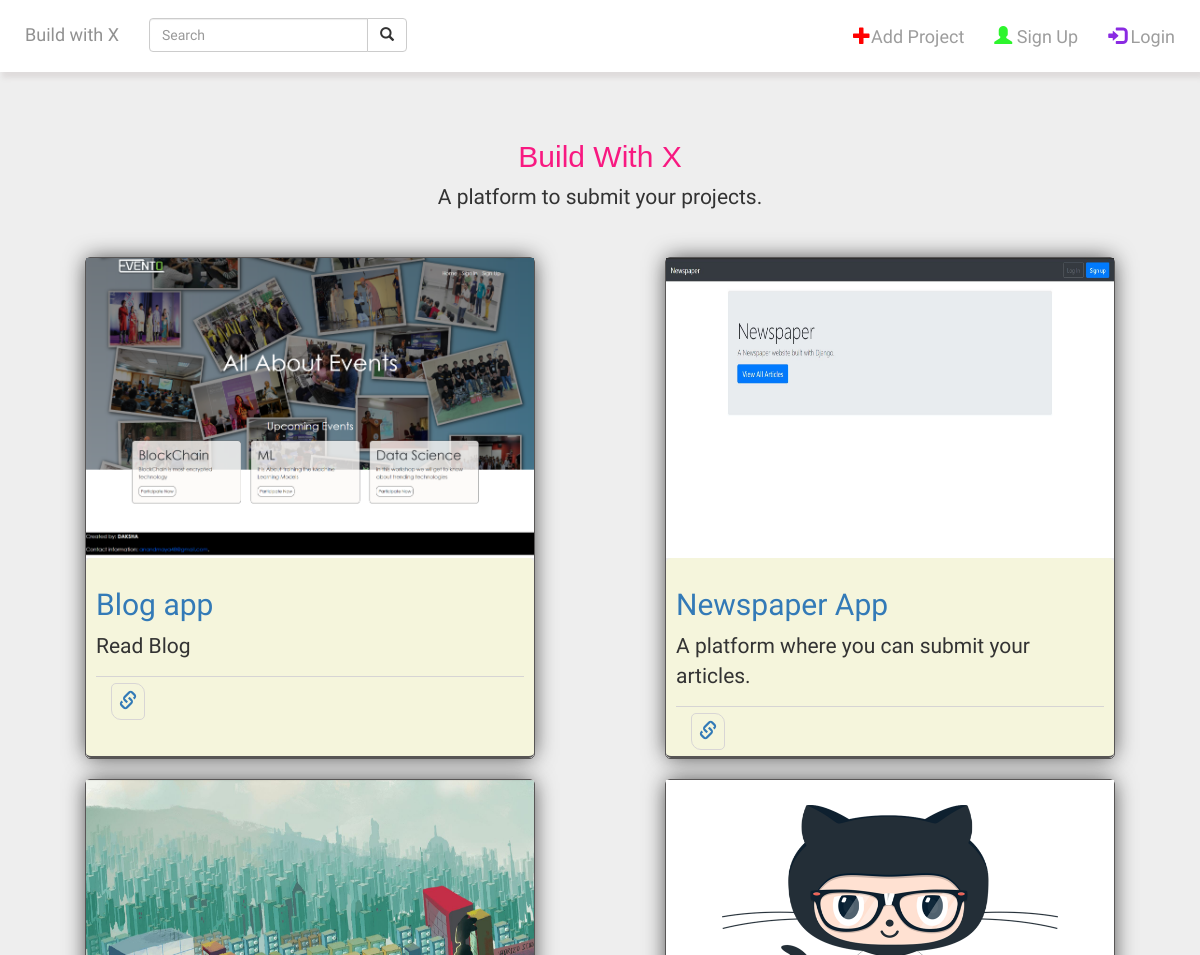
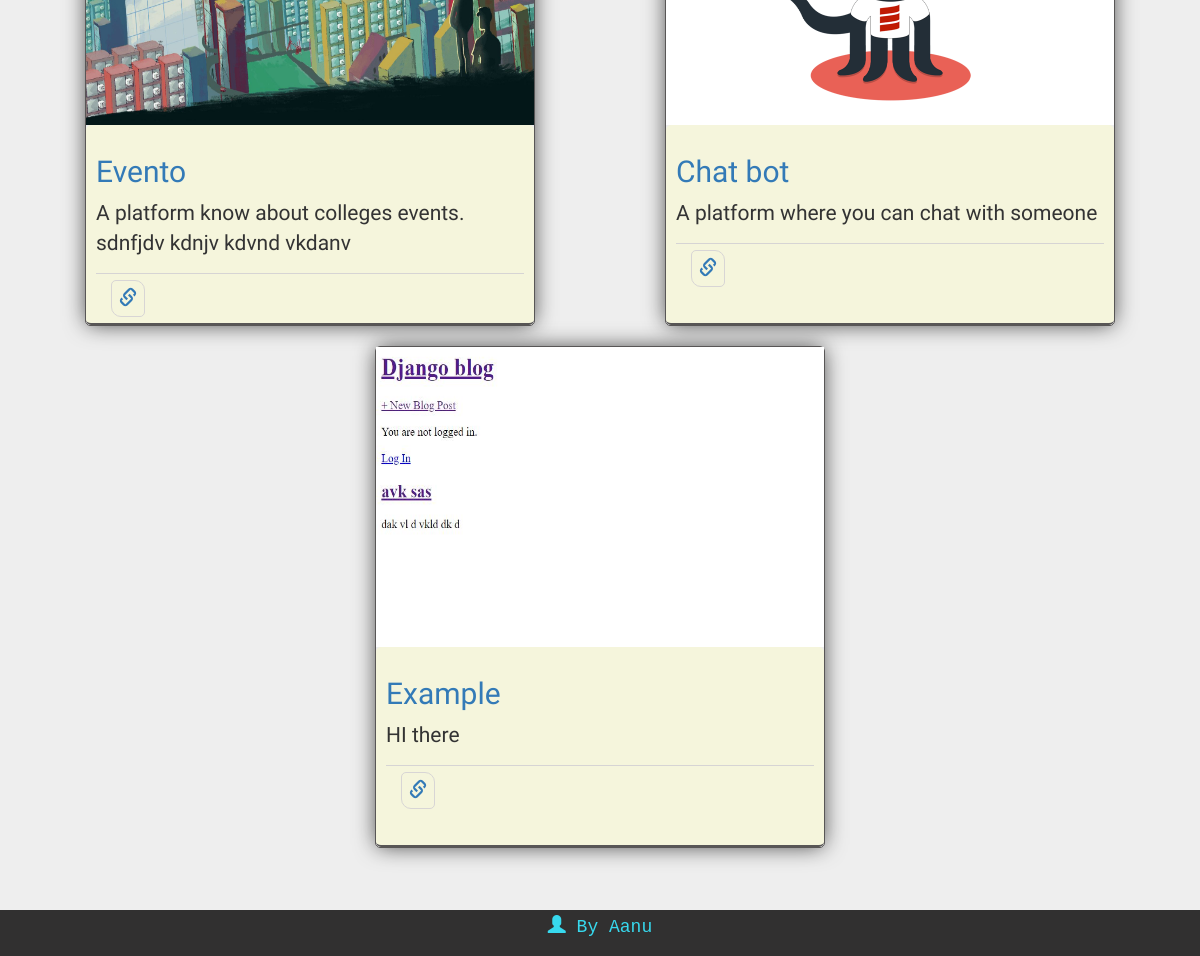
Before: / with the older database file (2 pictures, top to bottom).
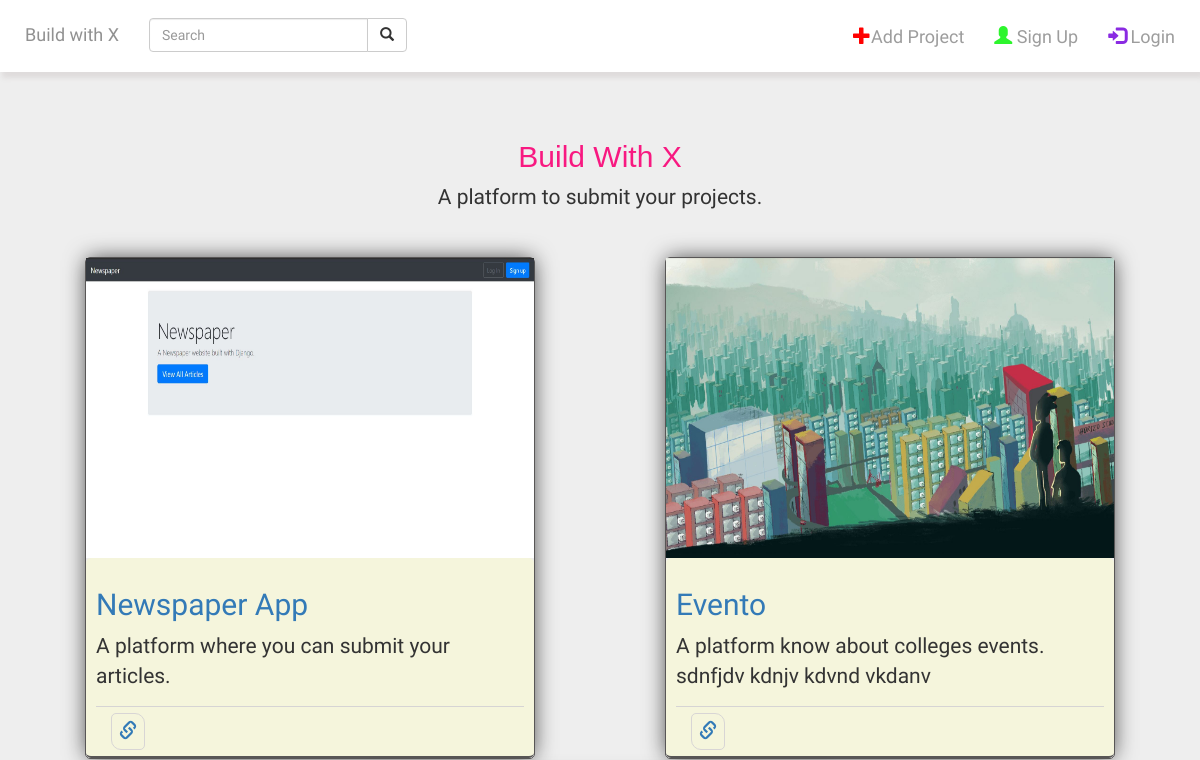
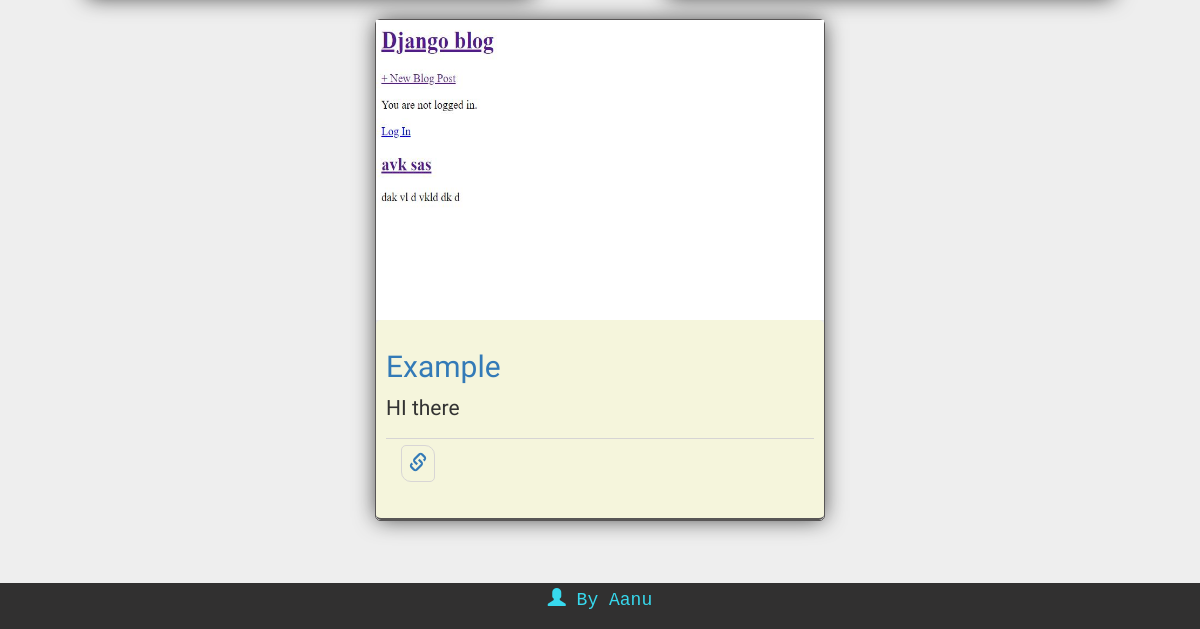
After: the same page with the newer database file (2 pictures, top to bottom).
### projects/models.py (models this page shows, shortened)
class Project(models.Model):
    project_name = models.CharField(max_length=50)
    description = models.CharField(max_length=150)
    build_with = models.ManyToManyField('Framework')
    url = models.URLField(max_length=200, null=True)
    website_image = models.ImageField(upload_to= 'img/', height_field=None, width_field=None, max_length=100, null=True)
    user = models.ForeignKey(get_user_model(), on_delete=models.CASCADE, related_name='profileuser', null=True)
    date = models.DateTimeField(auto_now_add=True)
    user_type = models.CharField(max_length=25,choices=types, null=True)

### projects/views.py (the view)
# urls.py: path('', HomeView.as_view(), name='home'),
class HomeView(ListView):
    template_name = 'home.html'
    model = Project
    def get_queryset(self):
        search_tag = self.request.GET.get('search','')
        return Project.objects.filter(project_name__contains=search_tag)

### templates/home.html (shortened to what this page needs)
{% extends 'base.html' %}
{% block search %}
<form class="navbar-form navbar-left">
    <div class="input-group">
        <input type="text" class="form-control" placeholder="Search" name="search">
        <div class="input-group-btn">
            <button class="btn btn-default" type="submit">
                <i class="glyphicon glyphicon-search"></i>
            </button>
        </div>
    </div>
</form>
{% endblock search %}
{% block content %}
<div class="jumbotron home">
    <div style="display:flex;align-items: center;flex-direction: column;">
    <h2  class="id1 display-4">Build With X </h2>
    <p class="lead">A platform to submit your projects.</p>
    </div>
    <div style="display:flex; flex-wrap:wrap; margin: 20px; justify-content:space-around;">
    {% for project in object_list %}
        <div class="id3" style="margin: 10px;">
            <a href="{{ project.url }} " target="_blank">
                <img src="{{ project.website_image.url }}" style="height:300px;width:100%;max-width:450px;" alt="error_img">
            </a>
            <div class="id2">
                <a href="{{ project.url }}" target="_blank"><h2> {{ project.project_name }}</h2></a>
                <p>{{ project.description }}</p>
                <div class="id4">
                    <a href="{{ project.url }}" target="_blank" class="id5"><i class="glyphicon glyphicon-link"></i></a>
                </div>
            </div>
        </div>
    {% endfor %}
    </div>
</div>
{% endblock content %}

### templates/base.html (shortened to what this page needs)
{% load static %}
<!DOCTYPE html>
<html>
<head>
    <link rel="stylesheet" href="https://maxcdn.bootstrapcdn.com/bootstrap/3.4.1/css/bootstrap.min.css">
    <link href="{% static 'css/base.css' %}" rel="stylesheet">
</head>
<body>
    <nav class="navbar navbar-inverse mynav">
        <div class="container-fluid">
            <div class="navbar-header build">
                <a class="navbar-brand" id="buildname" href="{% url 'home' %}">Build with X</a>
            </div>
            {% block search %}
            {% endblock search %}
            <ul class="nav navbar-nav navbar-right">
                {% if user.is_authenticated %}
                    <li class="nav-item" id="account">
                        <a class="dropicon" href="" id="userMenu" data-toggle="dropdown" aria-haspopup="true"
                            aria-expanded="false"><span class="glyphicon glyphicon-user"></span> My Account <span class="glyphicon glyphicon-chevron-down"></span>
                        </a>
                        <ul class="dropdown-menu dropdown-menu-right">
                            <li class="dropdown-item"><a href="{% url 'profile_detail' user.id %}">{{ user.username }}</a></li>
                            <div class="dropdown-divider"></div>
                            <li class="dropdown-item"><a href="{% url 'new_project' %}">Add Project</a></li>
                            <div class="dropdown-divider"></div>
                            <li class="dropdown-item" ><a href="{% url 'password_change' %}">Change password</a></li>
                            <div class="dropdown-divider"></div>
                            <li class="dropdown-item"> <a href="{% url 'logout' %}">Log Out</a></li>
                        </ul>
                    </li>
                {% else %}
                <li id="addprojecticon"><a href="{% url 'login' %}"><span class="glyphicon glyphicon-plus"></span>Add Project</a></li>
                <li id="signupicon"><a href="{% url 'signup' %}"><span class="glyphicon glyphicon-user"></span> Sign Up</a></li>
                <li id="loginicon" ><a href="{% url 'login' %}"><span class="glyphicon glyphicon-log-in"></span> Login</a></li>
                {% endif %}
            </ul>
        </div>
    </nav>
    <main class="main">
        {% block content %}
        {% endblock content %}
    </main>
    <div id="footer">
        <p><i class="glyphicon glyphicon-user"></i> By Aanu</p>
    </div>
</body>
</html>

### static/css/base.css (style rules this page uses)
body { font-family: 'Source Sans Pro', sans-serif; font-size: 18px; }
#buildname { color: rgb(145, 145, 145); }
.id1 { color: rgb(248, 25, 129); font-family: 'Lucida Sans', 'Lucida Sans Regular', 'Lucida Grande', 'Lucida Sans Unicode', Geneva, Verdana, sans-serif; }
.id2 { border-bottom: 2px solid rgb(88, 86, 86); border-radius: 5px; background-color: beige; padding: 10px; height:200px; }
.id3 { border: 0.5px solid rgb(88, 86, 86); border-radius: 5px; box-shadow: 0px 0px 22px -2px rgba(0,0,0,0.75); transition: 0.35s ease; width:100%; max-width: 450px; }
.id4 { border-top: 1px solid rgb(214, 212, 212); padding-top: 12px; }
.id5 { border: 1px solid rgb(216, 213, 213); border-radius: 5px 10px 5px; margin: 15px; padding: 7px; }
#footer { position: fixed; left: 0; bottom: 0; padding-top: 4px; padding-bottom: 5px; width: 100%; background-color: rgb(49, 48, 48); color: rgb(55, 217, 238); text-align: center; font-family: 'Courier New', Courier, monospace; }
.mynav { background-color: white; border-radius: 0px; border: 0px; padding: 10px; box-shadow: 3px 5px 5px 1px #dfdcdc;; }
.home { margin-top: -10px; padding-top: -10px; }
#addprojecticon span { color: red; }
#signupicon span { color: rgb(45, 245, 45); }
#loginicon span { color: blueviolet; }
.main { margin-top: -20px; }

Changed rows visible on the page:
removed Project: website_image (picture), project_name "Blog app", description "Read Blog"
removed Project: website_image (picture), project_name "Chat bot", description "A platform where you can chat with someone"
